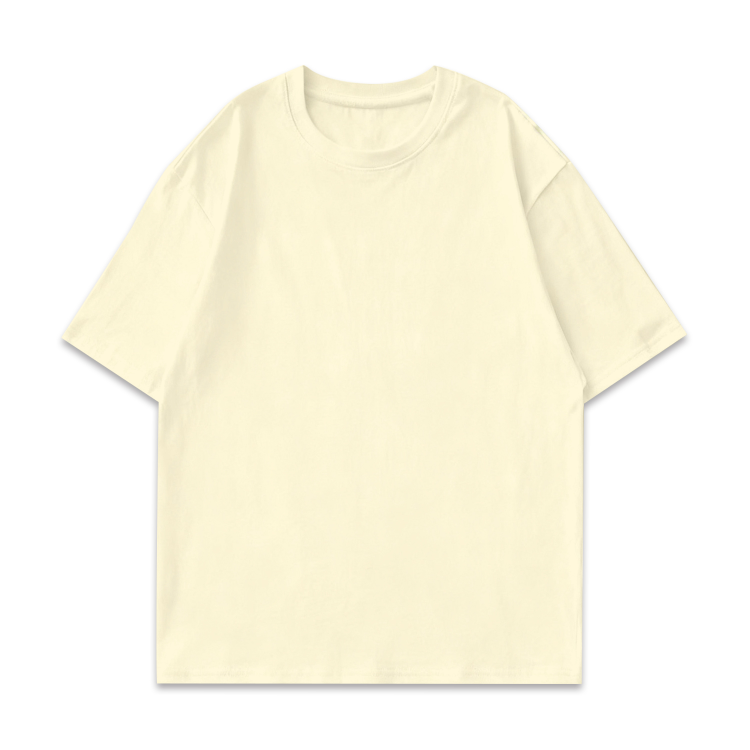
#> input picture workbench/library/effects/01-cotton-tee/APR[0].jpg, 1500 x 1500 px (shown at 1/2 size)
$ python -i subject.py   (imports and definitions only)
#> lines starting #> are read from the running program, lines starting #| are printed output that depends on the picture
"""Output-subject choices and original-upload lineage.

Skin pixels can suggest a visible wearer but their absence cannot establish an
empty garment: back views, hoods, gloves, crops and grayscale images may expose
no skin. Auto therefore preserves the original presentation when uncertain;
only an explicit garment choice can require removing a wearer. The lightweight
skin heuristic remains useful for diagnostics and optional output warnings.
"""

from __future__ import annotations

from pathlib import Path

from PIL import Image

GARMENT = "garment"
PERSON = "person"
AUTO = "auto"
KINDS = (AUTO, GARMENT, PERSON)
AUTO_POLICY = "preserve-original-v2"
LABELS = {
    AUTO: "自动判断",
    GARMENT: "只有衣服（平铺/挂拍）",
    PERSON: "真人上身 / 不确定",
}

#: 判定前缩到这个边长：2.5 万个像素以内，纯 Python 也够快
WORK_EDGE = 160

# Skin evidence is only a hint for keeping a visible wearer, never proof that
# an image without skin contains no person.
SKIN_ABSENT = 0.004
BLOB_ABSENT = 0.002

#: 成品复查：原图是空衣服，成品里却有大片「原背景区域变成皮肤色」→ 疑似又画了个人
ALERT_SKIN = 0.02

#: 皮肤色相（度）——深酒红/正红在 350~5°，不在区间内
HUE_RANGE = (4.0, 52.0)
SAT_RANGE = (0.14, 0.78)
VAL_RANGE = (0.20, 0.99)
#: 皮肤在 YCbCr 上的经典区间
CB_RANGE = (77, 132)
CR_RANGE = (130, 178)


def normalise(value: object) -> str:
    """把外部传入的 subject 归一到 garment / person / auto。"""
    text = str(value or "").strip().lower()
    if text in {GARMENT, PERSON}:
        return text
    if text in {"cloth", "flat", "flatlay", "empty", "no_person", "noperson", "衣服", "平铺"}:
        return GARMENT
    if text in {"model", "human", "worn", "on_model", "真人", "模特"}:
        return PERSON
    return AUTO


def describe(subject: str) -> str:
    return LABELS.get(normalise(subject), LABELS[AUTO])


def is_garment(subject: str) -> bool:
    return normalise(subject) == GARMENT


# [69 lines left out: functions _is_skin, _thumb, _skin_grid, _largest_blob, not called in this run]


def _open(source: "str | Path | Image.Image") -> Image.Image | None:
    if isinstance(source, Image.Image):
        return source.convert("RGB")
    try:
        path = Path(source)
        if not path.is_file():
            return None
        with Image.open(path) as handle:
            return handle.convert("RGB")
    except Exception:  # noqa: BLE001 —— 判定失败不该让整单挂掉
        return None


def measure(source: "str | Path | Image.Image") -> dict:
    """量一张图的皮肤占比。返回 {skin, blob, size}；读不了就是 0。"""
    image = _open(source)
    if image is None:
        return {"skin": 0.0, "blob": 0.0, "size": (0, 0)}
    try:
        width, height, rows = _skin_grid(image)
        total = max(1, width * height)
        skin = sum(sum(1 for flag in row if flag) for row in rows) / total
        return {
            "skin": round(skin, 4),
            "blob": round(_largest_blob(width, height, rows), 4),
            "size": image.size,
        }
    except Exception:  # noqa: BLE001
        return {"skin": 0.0, "blob": 0.0, "size": image.size}


def detect(source: "str | Path | Image.Image", override: str = "") -> str:
    """Explicit choices win; absent skin leaves the source-preserving auto rule."""
    selected = normalise(override)
    if selected != AUTO:
        return selected
    stats = measure(source)
    if stats["skin"] > SKIN_ABSENT or stats["blob"] > BLOB_ABSENT:
        return PERSON
    return AUTO


# [180 lines left out: functions choice, load_lineage_job, task_kind, _border_color, person_alert, not called in this run]

>>> import cv2
>>> picture = cv2.imread('../library/effects/01-cotton-tee/APR[0].jpg', cv2.IMREAD_GRAYSCALE)
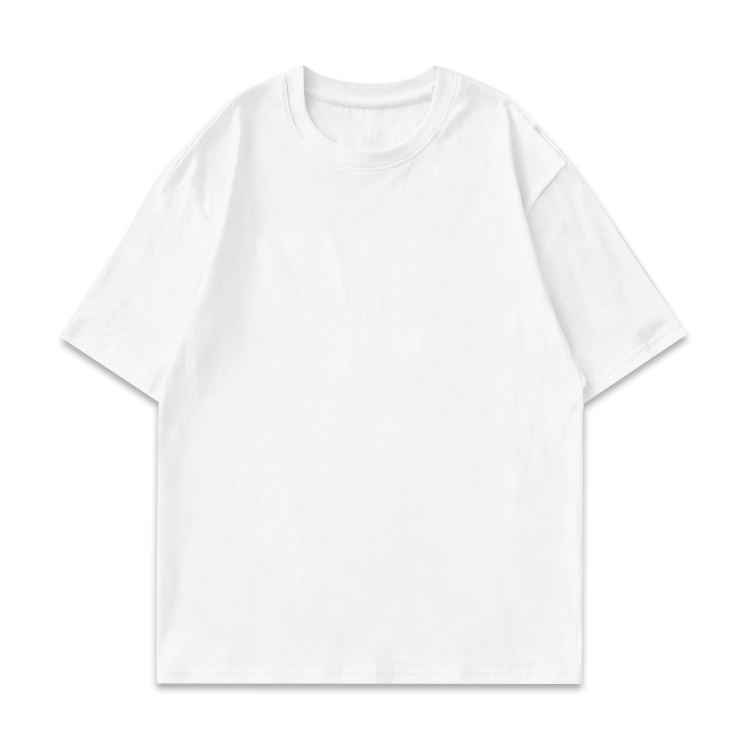
#> picture: shape (1500, 1500) (shown at 1/2 size); min 173, max 255, mean 247.7
>>> result = detect(picture)
#> in detect, `stats = measure(source)`: stats = {'skin': 0, 'blob': 0, 'size': (0, 0)}
#> result = 'auto'

$ run again, on workbench/library/effects/01-cotton-tee/BN[0].jpg
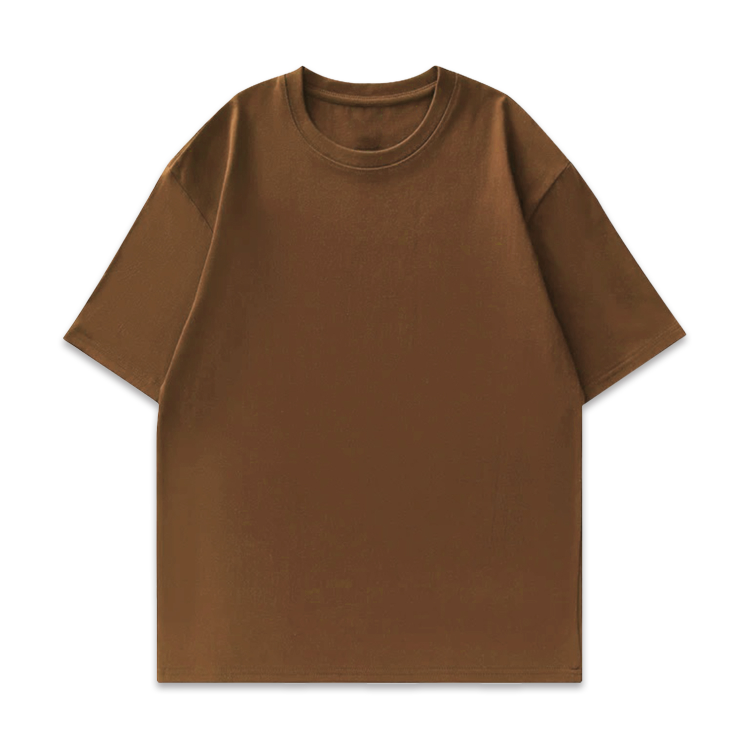
#> input picture workbench/library/effects/01-cotton-tee/BN[0].jpg, 1500 x 1500 px (shown at 1/2 size)
#> `picture = cv2.imread('../library/effects/01-cotton-tee/APR[0].jpg', cv..`:
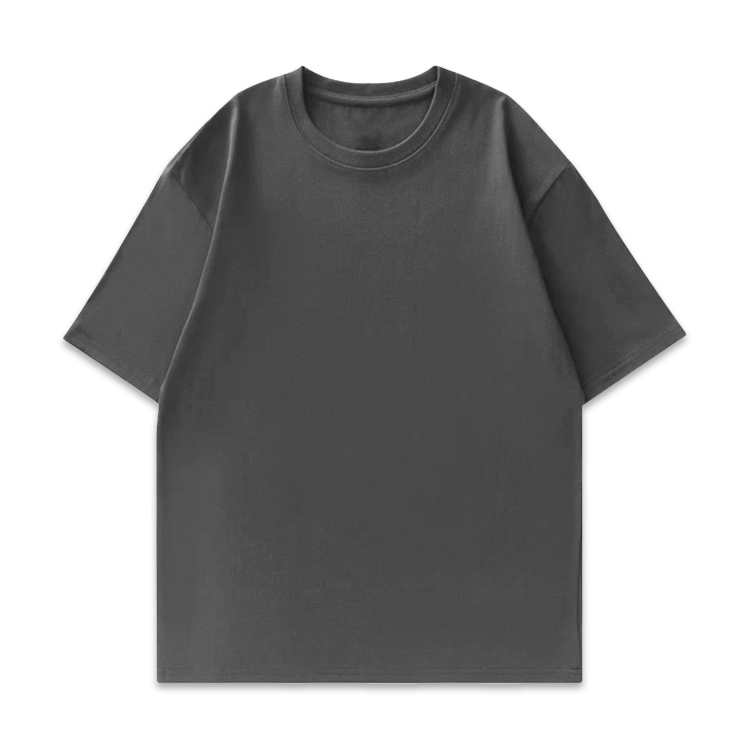
#> picture: shape (1500, 1500) (shown at 1/2 size); min 22, max 255, mean 167.7
#> stats = {'skin': 0, 'blob': 0, 'size': (0, 0)}
#> result = 'auto'

$ run again, on workbench/library/effects/01-cotton-tee/BU[0].jpg
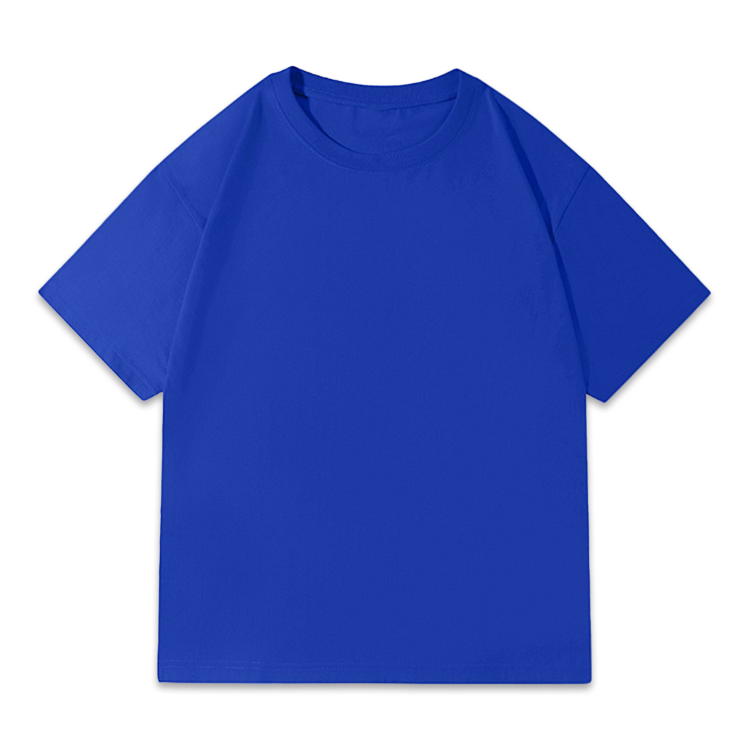
#> input picture workbench/library/effects/01-cotton-tee/BU[0].jpg, 1500 x 1500 px (shown at 1/2 size)
#> `picture = cv2.imread('../library/effects/01-cotton-tee/APR[0].jpg', cv..`:
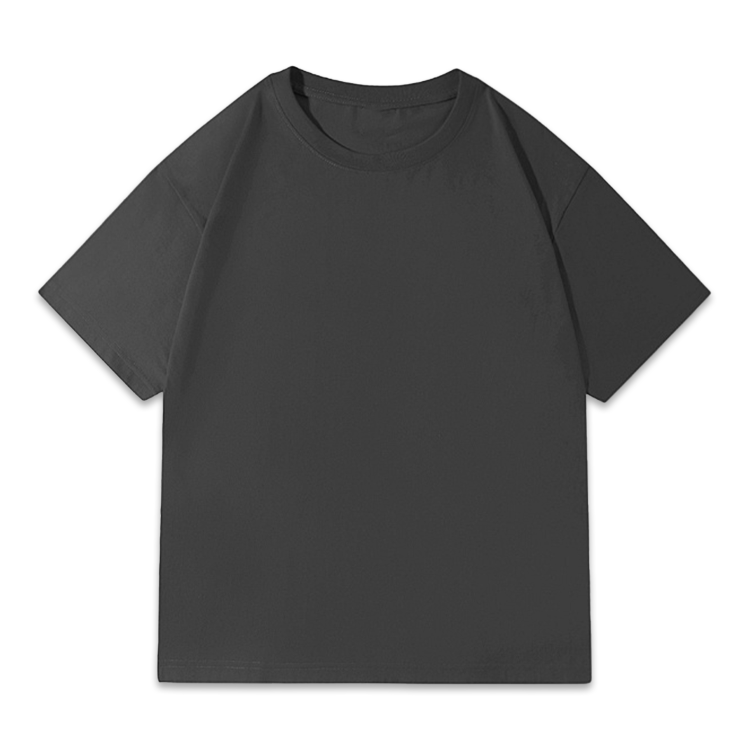
#> picture: shape (1500, 1500) (shown at 1/2 size); min 8, max 255, mean 157.4
#> stats = {'skin': 0, 'blob': 0, 'size': (0, 0)}
#> result = 'auto'
